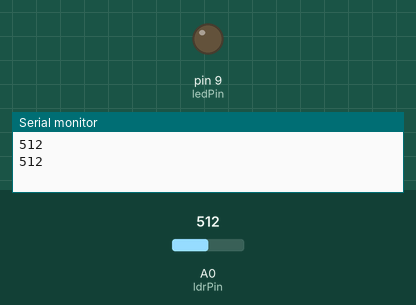
This sketch was run on a simulated Arduino Uno, built with avr-gcc and run on an emulated ATmega328P. Shown: output pins drawn as LEDs (lit = HIGH), the last lines printed to the serial monitor. The test bench sets the inputs (shaded band); at power-on: A0 (ldrPin) = 512.

Above: at 2.8 s.
2.9 s: A0 (ldrPin) set to 689
5.6 s: A0 (ldrPin) set to 707
At 7.4 s:
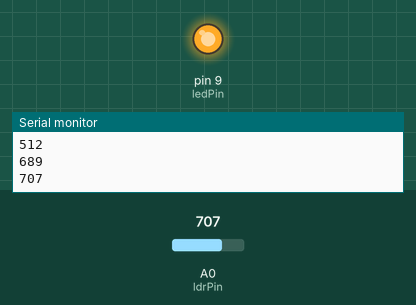
8.3 s: A0 (ldrPin) set to 690
At 10.4 s:
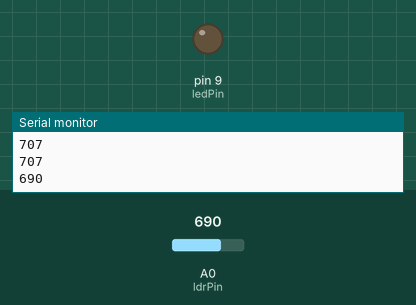
11.5 s: A0 (ldrPin) set to 710
At 13.2 s:
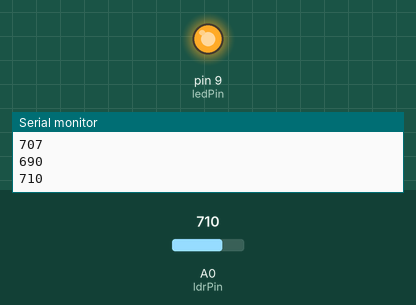
Timing chart, 0 to 14.7 s (numbered marks = the images above; inputs shaded):
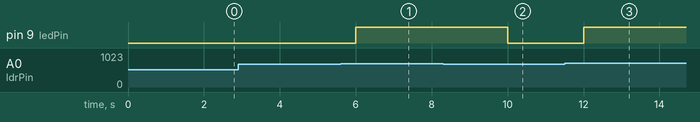

Measured:
- the behaviour switches between 700 and 701 on A0 (ldrPin) (found by bisection; images 0 and 1)
- after the input at 5.6 s, pin 9 (ledPin): LOW → HIGH after 0.40 s
- after the input at 8.3 s, pin 9 (ledPin): HIGH → LOW after 1.7 s
- after the input at 11.5 s, pin 9 (ledPin): LOW → HIGH after 0.50 s

The sketch:

sketch_feb18b.ino
```cpp
const int ldrPin = A0;
const int ledPin = 9;
void setup() {
  pinMode(ledPin, OUTPUT);
  Serial.begin(9600);
}
void loop() {
  int lightValue = analogRead(ldrPin);
  Serial.println(lightValue);
  if (lightValue > 700) {
    digitalWrite(ledPin, HIGH);
  } else {
    digitalWrite(ledPin, LOW);
  }
  delay(2000);
}
```
